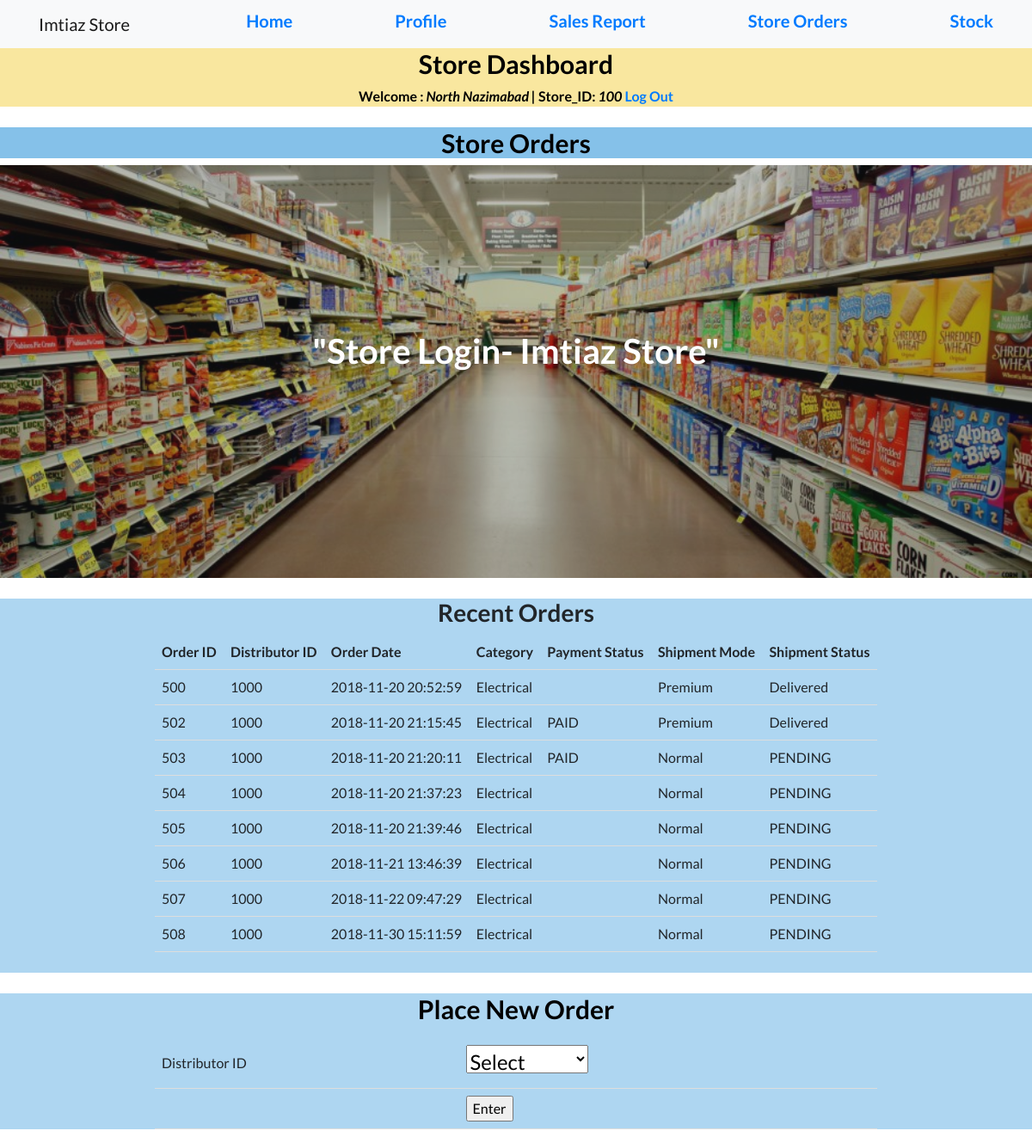
Screenshot of /sorders.php (signed in) with the database file from the repository.
### tables this page shows
CREATE TABLE `store` (
  `SID` int(11) NOT NULL,
  `SPASS` varchar(20) NOT NULL DEFAULT 'admin',
  `SBRANCHNAME` varchar(20) NOT NULL,
  `SCITY` varchar(20) NOT NULL,
  `SREGION` varchar(20) NOT NULL,
  `SSTATE` varchar(20) NOT NULL,
  `SPCODE` int(11) NOT NULL
);

CREATE TABLE `strorders` (
  `SID` int(11) NOT NULL,
  `ORDID` int(11) NOT NULL,
  `DID` int(11) NOT NULL,
  `ORDDATE` timestamp NOT NULL DEFAULT current_timestamp(),
  `PMYSTAT` varchar(20) NOT NULL DEFAULT 'PENDING',
  `SHPMODE` varchar(20) NOT NULL DEFAULT 'Normal',
  `SHPSTAT` varchar(20) NOT NULL DEFAULT 'PENDING'
);

CREATE TABLE `dstbr` (
  `DID` int(11) NOT NULL,
  `DNAME` varchar(20) NOT NULL,
  `DPASS` varchar(20) NOT NULL DEFAULT 'admin',
  `DTYPE` varchar(20) NOT NULL,
  `DLOC` varchar(30) NOT NULL
);

### session.php (called while the page is built, shortened)
<?php
$conn = mysqli_connect("localhost", "root", "", "superstore");
$user_check = $_SESSION['login_user'];
$query = "SELECT SBRANCHNAME from store where SID = '$user_check'";
$ses_sql = mysqli_query($conn, $query);
$row = mysqli_fetch_assoc($ses_sql);
$login_session = $row['SBRANCHNAME'];
$CustID=$user_check;
?>

### sorders.php (the view, shortened to what this page needs)
<?php
include('session.php');
?>
<!DOCTYPE html>
<html lang="en">
  <head>
    <link href="vendor/bootstrap/css/bootstrap.min.css" rel="stylesheet">
    <link href="vendor/fontawesome-free/css/all.min.css" rel="stylesheet">
    <link href="vendor/simple-line-icons/css/simple-line-icons.css" rel="stylesheet" type="text/css">
    <link href="css/landing-page.min.css" rel="stylesheet">
  </head>
  <body>
    <nav class="navbar navbar-light bg-light static-top">
      <div class="container">
        <a class="navbar-brand">Imtiaz Store</a>
        <a href="shome.php"><h5>Home</h5></a>
        <a href="sprofile.php"><h5>Profile</h5></a>
        <a href="ssales.php"><h5>Sales Report</h5></a>
        <a href="sorders.php"><h5>Store Orders</h5></a>
        <a href="sstock.php"><h5>Stock</h5></a>
      </div>
    </nav>
    <center><div style="background-color:#F9E79F">
      <center><h2 style="font-size:30px;color:Black">Store Dashboard</h2></center>
  <b id="welcome" style="color:Black">Welcome : <i style="color:Black"><?php echo $login_session;?> | </i></b>
  <b id="welcome" style="color:Black">Store_ID: <i style="color:Black"><?php echo $CustID; ?></i></b>
  <b id="logout"><a href="logout.php">Log Out</a></b>
 </div></center>
 <br>
 <center><div style="background-color:#85C1E9">
      <center><h2 style="font-size:30px;color:Black">Store Orders </h2></center>
 </div></center>
    <header class="masthead text-white text-center">
      <div class="overlay"></div>
      <div class="container">
        <div class="row">
          <div class="col-xl-9 mx-auto">
            <h1 class="mb-5" style="font-size:40px">"Store Login- Imtiaz Store"</h1>
          </div>
        </div>
      </div>
    </header>
<br>
<center>
<div style="background-color:#AED6F1">
     <center>
      <h3>Recent Orders</h3>
      <table>
        <tr>
          <th>Order ID</th>
          <th>Distributor ID</th>
          <th>Order Date</th>
          <th>Category</th>
          <th>Payment Status</th>
          <th>Shipment Mode</th>
          <th>Shipment Status</th>
        </tr>
        <?php
      $order59 ="SELECT s.*,m.DTYPE FROM strorders s , dstbr m where s.SID=$CustID and m.did=s.did";
      $food9 = mysqli_query($conn, $order59);
      while($oss55 = mysqli_fetch_assoc($food9))
      {echo '<tr><td>'. $oss55["ORDID"]."</td><td>". $oss55["DID"] . "</td><td>". $oss55["ORDDATE"].
      "</td><td>". $oss55["DTYPE"].
    "</td><td>". $oss55["PMYSTAT"].
    "</td><td>". $oss55["SHPMODE"].
    "</td><td>". $oss55["SHPSTAT"].
        "</td></tr>";
      }
?>
      </table>
      <br>
    </div></center>
    <br>
<div style="background-color:#AED6F1">
     <center>
      <center><h1 style="font-size:30px;color:Black">Place New Order</h1>
        <p>
        <div class="signup">
           <center>
  <form action="custcmp1.php" method="POST">
  <table>
   <tr>
    <td>Distributor ID</td>
    <td><h4>
      <?php
              $query1112 = "SELECT DTYPE,DID FROM dstbr";
              $ses_sq2 = mysqli_query($conn,$query1112);
            $select12= '<select name="select2">
               <option selected hidden>Select</option>';
             while($rs12 = mysqli_fetch_assoc($ses_sq2))
              {
              $select12.='<option value="'.$rs12['DID'].'">'.$rs12['DTYPE'].'</option>';
              }
              $select12.='</select>';
              echo $select12;
?></h4>
    </td>
   </tr>
   <tr><td></td>
    <td><input type="submit" value="Enter"></td>
   </tr>
   </center>
</center>
</div></p>
  </body>
</html>

### sorders.php (style rules this page uses)
table { border-collapse: collapse; width: 70%; }
th, td { padding: 8px; text-align: left; border-bottom: 1px solid #ddd; }

### rows the page displays
store: SBRANCHNAME "North Nazimabad"
strorders: ORDID "500", DID "1000", ORDDATE "2018-11-20 20:52:59", DID.DTYPE "Electrical", SHPMODE "Premium", SHPSTAT "Delivered"
strorders: ORDID "502", DID "1000", ORDDATE "2018-11-20 21:15:45", DID.DTYPE "Electrical", PMYSTAT "PAID", SHPMODE "Premium", SHPSTAT "Delivered"
strorders: ORDID "503", DID "1000", ORDDATE "2018-11-20 21:20:11", DID.DTYPE "Electrical", PMYSTAT "PAID", SHPMODE "Normal", SHPSTAT "PENDING"
strorders: ORDID "504", DID "1000", ORDDATE "2018-11-20 21:37:23", DID.DTYPE "Electrical", SHPMODE "Normal", SHPSTAT "PENDING"
strorders: ORDID "505", DID "1000", ORDDATE "2018-11-20 21:39:46", DID.DTYPE "Electrical", SHPMODE "Normal", SHPSTAT "PENDING"
strorders: ORDID "506", DID "1000", ORDDATE "2018-11-21 13:46:39", DID.DTYPE "Electrical", SHPMODE "Normal", SHPSTAT "PENDING"
strorders: ORDID "507", DID "1000", ORDDATE "2018-11-22 09:47:29", DID.DTYPE "Electrical", SHPMODE "Normal", SHPSTAT "PENDING"
strorders: ORDID "508", DID "1000", ORDDATE "2018-11-30 15:11:59", DID.DTYPE "Electrical", SHPMODE "Normal", SHPSTAT "PENDING"

### other values shown
$CustID "100"
